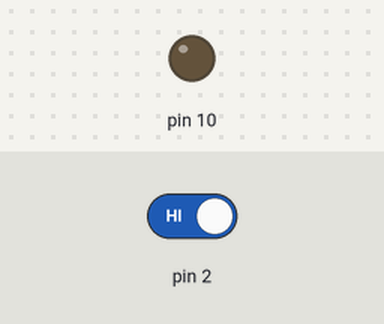
Simulated run of this sketch. Board: Arduino Uno, built with avr-gcc and run on an emulated ATmega328P. On the bench: output pins drawn as LEDs (lit = HIGH). Inputs (shaded band) come from the test bench; at power-on: pin 2 HIGH. What the sketch prints to the serial monitor is not drawn.

Above: at 1.2 s.
1.3 s: pin 2 driven LOW
At 2.1 s:
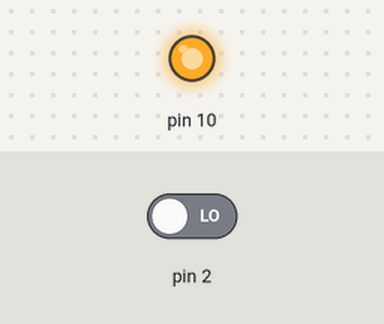
2.8 s: pin 2 driven HIGH
At 3.2 s:
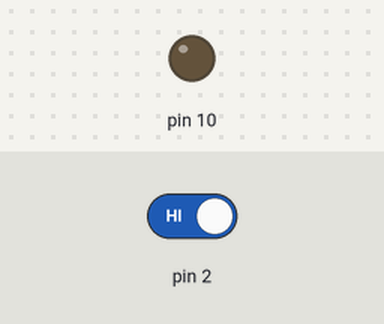
Timing chart, 0 to 5.8 s (numbered marks = the images above; inputs shaded):
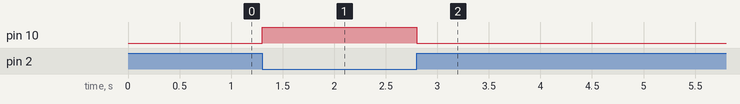

Measured:
- after the input at 1.3 s, pin 10: LOW → HIGH at once
- after the input at 2.8 s, pin 10: HIGH → LOW at once

The sketch:

ard03.ino
```cpp
void setup() {
  Serial.begin(115200);
  Serial.println(__FILE__);
  pinMode(10, OUTPUT);
  pinMode(2, INPUT);
}

void loop() {
  bool bEstat2 = !digitalRead(2);

  digitalWrite(10,bEstat2);

}
```
